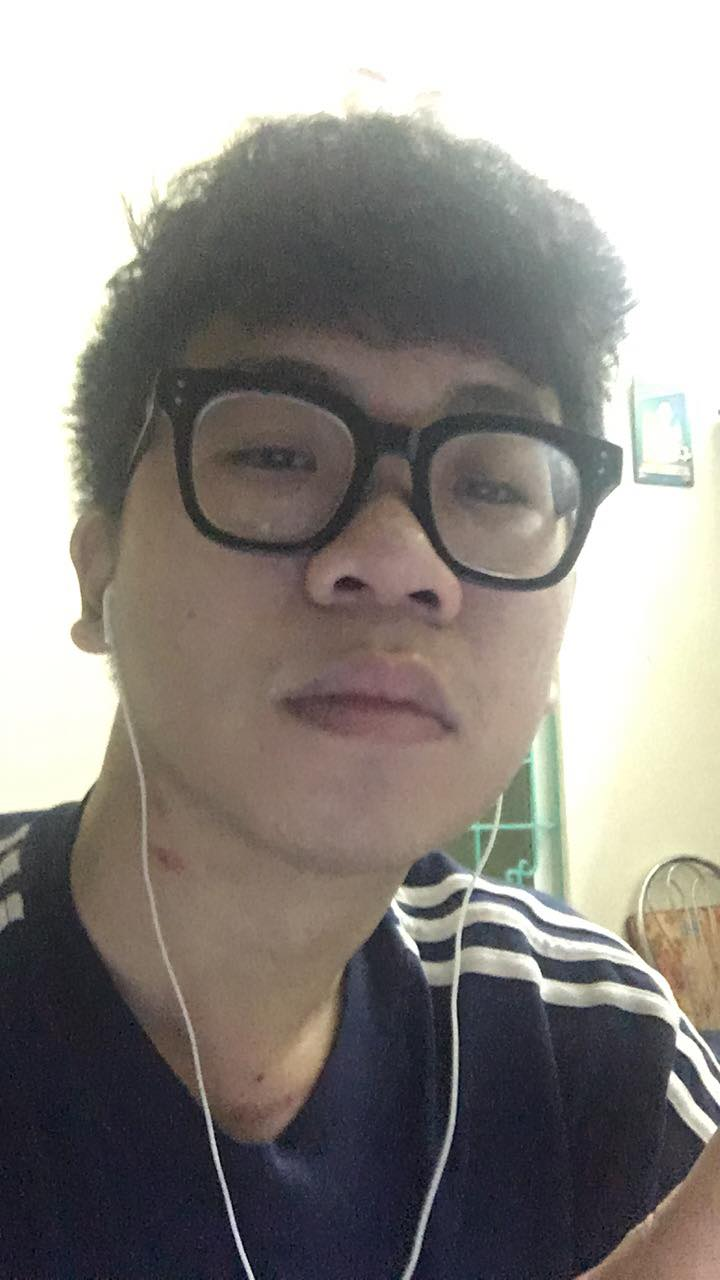
#> input picture 20201/image-processing/data/hieu.jpg, 720 x 1280 px
$ jupyter execute baitap_xla.ipynb
#> lines starting #> are read from the running program, lines starting #| are printed output that depends on the picture; after the words box and inside, x2 and y2 are one past the last pixel; in counts of white or black regions, pixels touching at a corner belong together
[cell 1]
import numpy as np
import matplotlib.pyplot as plt
import cv2 as cv2

[cell 2]
x1 = np.array([
    [62,79,23,119,120,105,4,0],
    [10,10,9,62,12,78,34,0],
    [10,58,197,46,46,0,0,48],
    [176,135,5,188,191,68,0,49],
    [2,1,1,29,26,37,0,77],
    [0,89,144,147,187,102,62,208],
    [255,252,0,166,123,62,0,31],
    [166,63,127,17,1,0,99,30],
]).astype(np.uint8)
x2 = np.array([
    [9,7,1,1,1,2,2,1],
    [8,9,9,7,1,1,1,1],
    [7,8,9,7,1,2,1,1],
    [8,9,9,9,9,1,1,2],
    [8,9,9,7,7,2,1,3],
    [9,9,9,9,8,2,2,1],
    [9,9,8,8,7,1,2,1],
    [8,9,8,6,5,1,1,3],

]).astype(np.uint8)

[cell 3]
plt.subplot(121)
plt.imshow(x1,cmap='gray')
plt.title('X1')

plt.subplot(122)
plt.imshow(x2,cmap='gray')
plt.title('X2')

plt.show()

[cell 4]
# Bài 1.1: Tính toán và hiển thị Historgram
hist1 = cv2.calcHist([x1], [0], None, [256], [0,255]) # hàm của OpenCV
hist2 = cv2.calcHist([x2], [0], None, [10], [0,9]) # hàm của OpenCV

plt.subplot(121)
plt.plot(hist1)
plt.title('X1 historgram')
plt.subplot(122)
plt.plot(hist2)
plt.title('X2 historgram')

plt.show()
#> figure, not shown here; panel 1: curve peaks at x = 0, y = 10; panel 2: curve peaks at x = 1, y = 19

[cell 5]
# Hàm tự viết
hist1 = np.zeros(256)
for line in x1:
    for point in line:
        hist1[point] = hist1[point] + 1

hist2 = np.zeros(10)
for line in x2:
    for point in line:
        hist2[point] = hist2[point] + 1

plt.subplot(121)
plt.plot(hist1)
plt.title('X1 historgram')
plt.subplot(122)
plt.plot(hist2)
plt.title('X2 historgram')

plt.show()
#> figure, not shown here; panel 1: curve peaks at x = 0, y = 10; panel 2: curve peaks at x = 1, y = 19

[cell 6]
# Bài 1.2: Thực hiện nhị phân hoá
# ret,thresh1 = cv2.threshold(x1,127,1,cv2.THRESH_BINARY) # hàm có sẵn của OpenCV

threshold1 = 127
bin1 = np.zeros(x1.shape)
w, h = x1.shape
for i in range(w):
    for j in range(h):
        bin1[i][j] = 0 if x1[i][j] > threshold1 else 1

threshold2 = 5
bin2 = np.zeros(x1.shape)
w, h = x2.shape
for i in range(w):
    for j in range(h):
        bin2[i][j] = 0 if x2[i][j] > threshold2 else 1

plt.subplot(221)
plt.imshow(bin1)

plt.subplot(222)
plt.imshow(bin2)

plt.show()

[cell 7]
# Bài 1.3: Thưc hiên loc co và loc giãn với ảnh đã nhi phân hoá
mask = cv2.getStructuringElement(cv2.MORPH_CROSS,(3,3))
bin2_filter_max = cv2.morphologyEx(bin2, cv2.MORPH_DILATE, mask); # lọc giãn
bin2_filter_min = cv2.morphologyEx(bin2, cv2.MORPH_ERODE, mask); # lọc co

plt.subplot(131)
plt.imshow(bin2_filter_max)
plt.title('Lọc giãn')

plt.subplot(132)
plt.imshow(bin2)
plt.title('Ban đầu')

plt.subplot(133)
plt.imshow(bin2_filter_min)
plt.title('Lọc co')

plt.show()

[cell 8]
# Bài tập 2: Cải thiện ảnh bằng hàm f1 và f2

# filter f1
def filter_f1(img, alpha=1, a=0):
#> called with img = array of shape (8, 8), alpha = 0.5, a = 128
    w, h = img.shape
    ret = np.zeros(img.shape,dtype=np.uint8)
    for i in range(w):
        for j in range(h):
            if 0 <= img[i][j] and  img[i][j] < a:
                ret[i][j] = 0
            else:
                ret[i][j] = img[i][j] * alpha
    return ret

# filter f2
def filter_f2(img,a,b,beta,L):
    w, h = img.shape
    ret = np.zeros(img.shape,dtype=np.uint8)
    for i in range(w):
        for j in range(h):
            if 0 <= img[i][j] and img[i][j] < a:
                ret[i][j] = 0
            elif a <= img[i][j] and img[i][j] < b:
                ret[i][j] = beta*(img[i][j] - a)
            elif b <= img[i][j] and img[i][j] < L:
                ret[i][j] = beta*(b - a)
    return ret

[cell 9]
# Thực hiện cải thiện bằng hàm f1
x1_f1 = filter_f1(x1,alpha=0.5,a=128)
x2_f1 = filter_f1(x2,alpha=3,a=5)

plt.subplot(132)
plt.imshow(x1_f1,cmap='gray')

plt.subplot(133)
plt.imshow(x2_f1,cmap='gray')

plt.show()

[cell 10]
# Thực hiện cải thiện bằng hàm f2
x1_f2 = filter_f2(x1,a=50,b=100,beta=3,L=255)
x2_f2 = filter_f2(x2,a=2,b=3,beta=3,L=10)

plt.subplot(121)
plt.imshow(x1_f2,cmap='gray')

filter
plt.imshow(x2_f2,cmap='gray')

plt.show()

[cell 11]
# Bài 3: Thực hiện phép lọc max trên hai ảnh (cũ)

# Mặt nạ hình chữ thập
mask = cv2.getStructuringElement(cv2.MORPH_CROSS,(3,3))

# phép lọc max (lọc giãn, lọc dilation)
x1_filter_max = cv2.morphologyEx(x1, cv2.MORPH_DILATE, mask);

plt.subplot(131),plt.imshow(x1),plt.title('Ảnh gốc x1')
plt.subplot(132),plt.imshow(mask),plt.title('Mặt nạ')
plt.subplot(133),plt.imshow(x1_filter_max),plt.title('Ảnh lọc max x1')

plt.show()

print('Trước khi lọc max: \n',x1)
print('Mặt nạ: \n',mask)
print('Sau khi lọc max: \n',x1_filter_max)

[cell 12]
# Mặt nạ
mask2 = np.array([[0,0,0],[1,1,1],[0,1,0]]).astype(np.uint8)

# phép lọc max (lọc giãn, lọc dilation)
x2_filter_max = cv2.morphologyEx(x2, cv2.MORPH_DILATE, mask2);

plt.subplot(131),plt.imshow(x2),plt.title('Ảnh gốc x2')
plt.subplot(132),plt.imshow(mask2),plt.title('Mặt nạ')
plt.subplot(133),plt.imshow(x2_filter_max),plt.title('Ảnh lọc max x2')

plt.show()

print('Trước khi lọc max: \n',x2)
print('Mặt nạ: \n',mask2)
print('Sau khi lọc max: \n',x2_filter_max)

[cell 13]
# Bài 4: Cho ma trận x2
x2 = np.array([
    [9,7,1,1,1,2,2,1],
    [8,9,9,7,1,1,1,1],
    [7,8,9,7,1,2,1,1],
    [8,9,9,9,9,1,1,2],
    [8,9,9,7,7,2,1,3],
    [9,9,9,9,8,2,2,1],
    [9,9,8,8,7,1,2,1],
    [8,9,8,6,5,1,1,3],

]).astype(np.uint8)

[cell 14]
# 1. Thực hiện tính và vẽ historgram, nhận xét về độ tương phản của ảnh
hist = cv2.calcHist([x2], [0], None, [10], [0,10])
plt.plot(hist)
plt.title('Biểu đồ histogram')
plt.show()
#> figure, not shown here; curve peaks at x = 1, y = 19

[cell 15]
# 2. Thực hiện thay đổi độ tương phản theo filter f2
x2_f2 = filter_f2(x2,a=2,b=3,beta=3,L=10)
plt.subplot(121)
plt.imshow(x2,cmap='gray')
plt.subplot(122)
plt.imshow(x2_f2,cmap='gray')
plt.show()

[cell 16]
# Bài 3.1: Bộ lọc thông thấp (bộ lọc trung bình)
# Kernel tích chập (bộ lọc trung bình)
kernel = np.ones((3,3),np.float32)/9

# Tích chập 2 ma trận
x1_conv = cv2.filter2D(x1,-1,kernel)

plt.subplot(121),plt.imshow(x1),plt.title('Ảnh gốc')
plt.subplot(122),plt.imshow(x1_conv),plt.title('Ảnh sau khi tích chập')
plt.show()

print('Trước khi tích chập: \n',x1)
print('Sau khi tích chập: \n',x1_conv)

[cell 17]
# Kernel tích chập (bộ lọc gaussian)
kernel_mean = np.ones((3,3),np.float32)/9
kernel_gauss = np.array([[1,2,1],[2,4,2],[1,2,2]])

# Tích chập 2 ma trận
x2_conv1 = cv2.filter2D(x2,-1,kernel_mean)
x2_conv2 = cv2.filter2D(x2,-1,kernel_gauss)

plt.subplot(131),plt.imshow(x2),plt.title('Ảnh gốc')
plt.subplot(132),plt.imshow(x2_conv1),plt.title('Ảnh lọc tb')
plt.subplot(133),plt.imshow(x2_conv2),plt.title('Ảnh lọc gauss')
plt.show()

[cell 18]
x1_median_blue = cv2.medianBlur(x1,3)

plt.subplot(121),plt.imshow(x1),plt.title('Original')
plt.xticks([]), plt.yticks([])

plt.subplot(122),plt.imshow(x1_median_blue),plt.title('Convolution')
plt.xticks([]), plt.yticks([])
plt.show()
print('before median filter: \n',x1)
print('after median filter: \n',x1_median_blue)

[cell 19]
#     cv::Mat kernel = cv::getStructuringElement(MORPH_CROSS, Size(5,5));
kernel = cv2.getStructuringElement(cv2.MORPH_CROSS,(3,3))

# phép lọc min ( lọc co, lọc erosion )
output = cv2.morphologyEx(x1, cv2.MORPH_ERODE, kernel);

plt.subplot(121),plt.imshow(x1),plt.title('Original')
plt.xticks([]), plt.yticks([])

plt.subplot(122),plt.imshow(output),plt.title('Convolution')
plt.xticks([]), plt.yticks([])
plt.show()
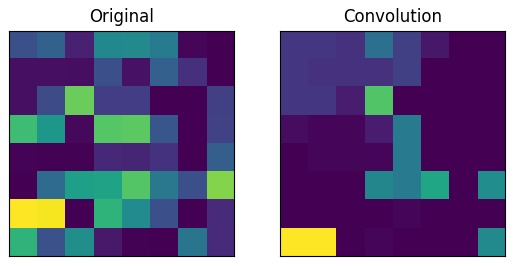
#> figure drawn by matplotlib, 2 panels
print('before median filter: \n',x1)
print('kernel: \n',kernel)
print('after median filter: \n',output)

[cell 20]
# kernel hình chữ thập
kernel = cv2.getStructuringElement(cv2.MORPH_CROSS,(3,3))

# phép lọc max (lọc giãn, lọc dilation)
output = cv2.morphologyEx(x1, cv2.MORPH_DILATE, kernel);

plt.subplot(121),plt.imshow(x1),plt.title('Original')
plt.xticks([]), plt.yticks([])

plt.subplot(122),plt.imshow(output),plt.title('Convolution')
plt.xticks([]), plt.yticks([])
plt.show()
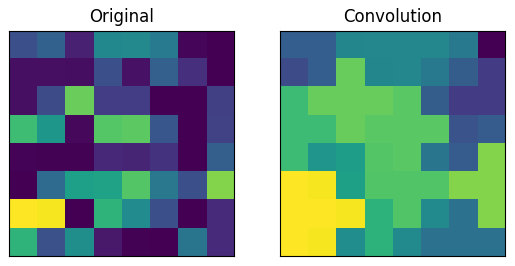
#> figure drawn by matplotlib, 2 panels
print('before median filter: \n',x1)
print('kernel: \n',kernel)
print('after median filter: \n',output)

[cell 21]
# kernel hình chữ thập
kernel = cv2.getStructuringElement(cv2.MORPH_CROSS,(3,3))

# phép lọc mở (open, lọc co -> dãn )
output = cv2.morphologyEx(x1, cv2.MORPH_OPEN, kernel);

ero = cv2.morphologyEx(x1, cv2.MORPH_ERODE, kernel);
dila = cv2.morphologyEx(ero, cv2.MORPH_DILATE, kernel);

plt.subplot(131),plt.imshow(x1),plt.title('Original')
plt.xticks([]), plt.yticks([])

plt.subplot(132),plt.imshow(output),plt.title('open')
plt.xticks([]), plt.yticks([])

plt.subplot(133),plt.imshow(dila),plt.title('process ero - dila')
plt.xticks([]), plt.yticks([])

plt.show()
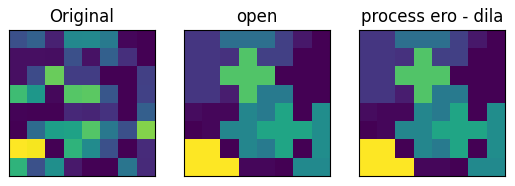
#> figure drawn by matplotlib, 3 panels

[cell 22]
# kernel hình chữ thập
kernel = cv2.getStructuringElement(cv2.MORPH_CROSS,(3,3))

# phép lọc đóng (close, lọc giãn -> co )
output = cv2.morphologyEx(x1, cv2.MORPH_CLOSE, kernel);

dila = cv2.morphologyEx(x1, cv2.MORPH_DILATE, kernel);
ero = cv2.morphologyEx(dila, cv2.MORPH_ERODE, kernel);

plt.subplot(131),plt.imshow(x1),plt.title('Original')
plt.xticks([]), plt.yticks([])

plt.subplot(132),plt.imshow(output),plt.title('close')
plt.xticks([]), plt.yticks([])

plt.subplot(133),plt.imshow(ero),plt.title('process dila - ero')
plt.xticks([]), plt.yticks([])

plt.show()
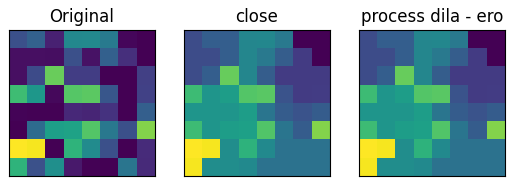
#> figure drawn by matplotlib, 3 panels

[cell 23]
# Bài 7.1
# Xoá một đối tượng khỏi ảnh
img_delete = cv2.imread("data/hieu.jpg")
#> img_delete is the input picture: shape (1280, 720, 3); mean B, G, R 136.1, 140.3, 144.8

x_offset = 50
y_offset = 50

width = 300
height = 300

img_delete[y_offset:y_offset+width, x_offset:x_offset+height] = 0
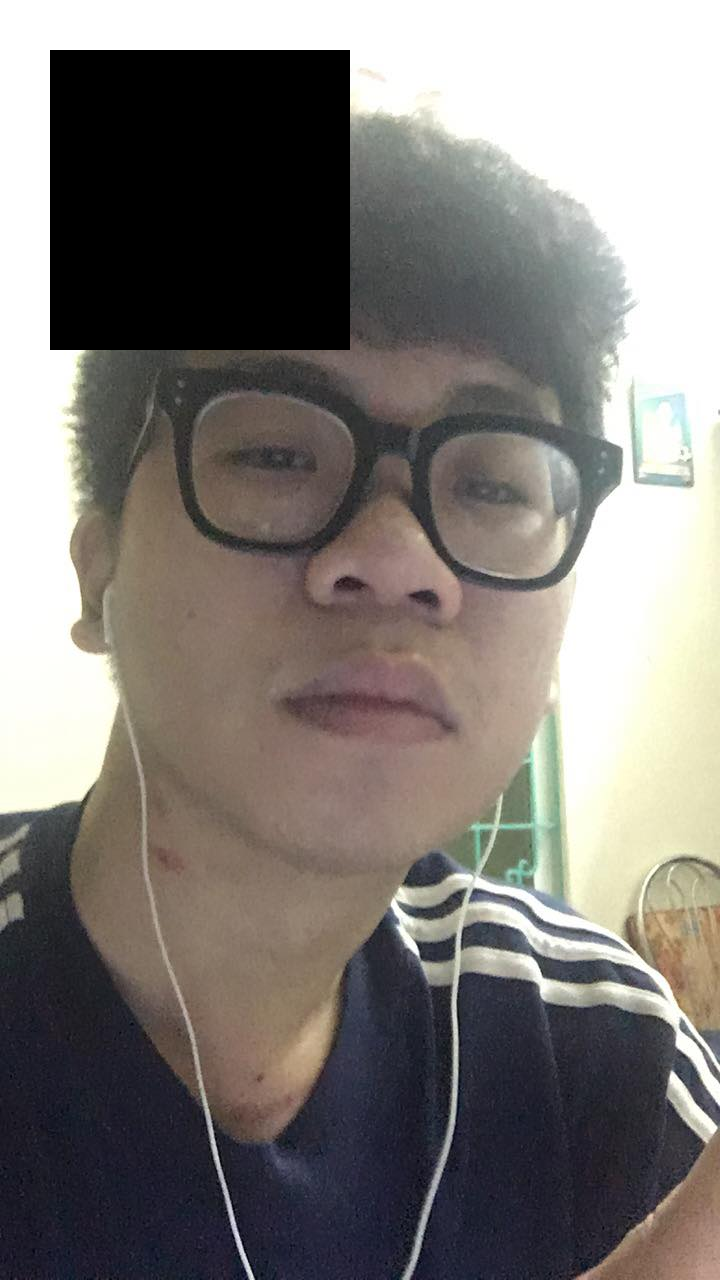
#> img_delete: shape (1280, 720, 3); 9.77% of pixels changed, all inside (x1, y1, x2, y2) = (50, 50, 350, 350)
plt.imshow(img_delete)
plt.show()

[cell 24]
# Bài 7.2
# Thêm 1 ảnh vào 1 ảnh
img_insert = cv2.imread("data/hieu.jpg")
img_small = cv2.imread("data/banh.jpg")
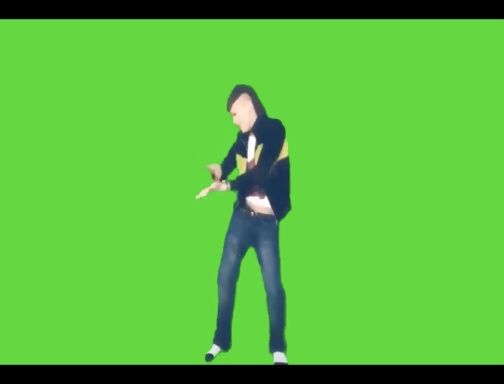
#> input picture 20201/image-processing/data/banh.jpg, 504 x 384 px
#> img_small is the input picture: shape (384, 504, 3); mean B, G, R 61.8, 186, 89.8

x_offset = 50
y_offset = 50

width, height, _ = img_small.shape
#> width = 384; height = 504

img_insert[y_offset:y_offset+width, x_offset:x_offset+height] = img_small
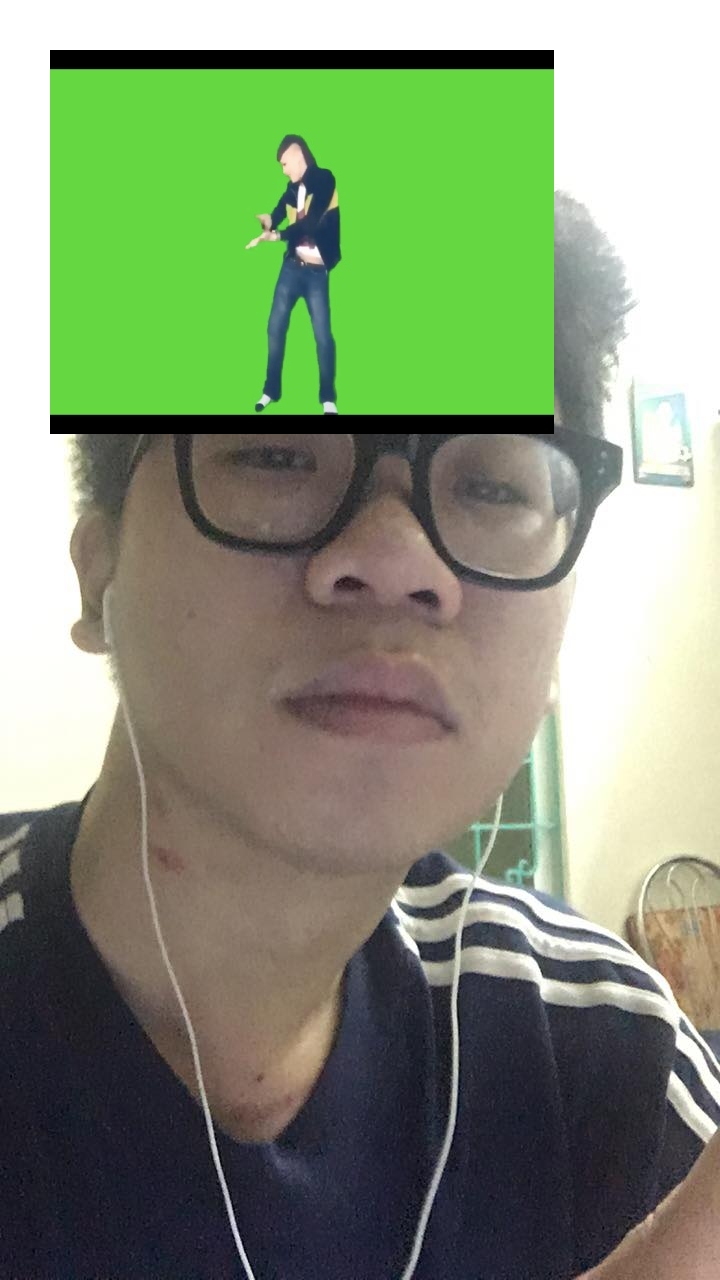
#> img_insert: shape (1280, 720, 3); mean B, G, R 118.1, 147.6, 131.9
plt.imshow(img_insert)
plt.show()

[cell 25]
# Bài 3.2 Thực hiện lọc max và nhận xét kết quả đa mức xám

# kernel hình chữ thập
kernel = cv2.getStructuringElement(cv2.MORPH_CROSS,(3,3))

# phép lọc max (lọc giãn, lọc dilation)
output_max = cv2.morphologyEx(x1, cv2.MORPH_DILATE, kernel);

hist_output_max = cv2.calcHist([output_max], [0], None, [256], [0,255]) # hàm của OpenCV

plt.subplot(131),plt.imshow(x1),plt.title('Original')

plt.subplot(132),plt.imshow(output_max),plt.title('Output')
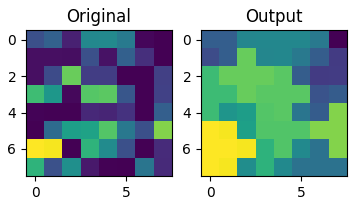
#> figure drawn by matplotlib, 2 panels

[cell 26]
hist_x1 = cv2.calcHist([x1], [0], None, [256], [0,255]) # hàm của OpenCV
plt.plot(hist_x1)
plt.title('Original histogram')
plt.show()
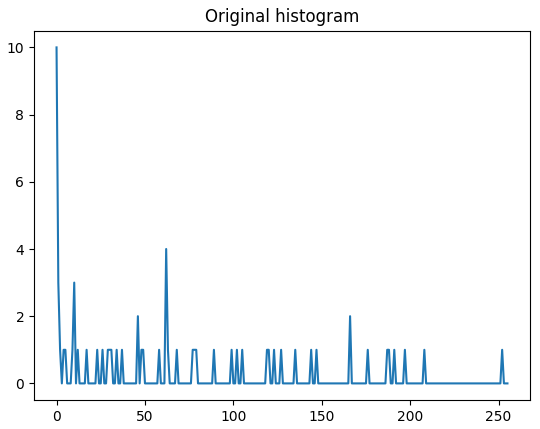
#> figure drawn by matplotlib, 1 panel; curve peaks at x = 0, y = 10

[cell 27]
plt.plot(hist_output_max)
plt.title('Output histogram')
plt.show()
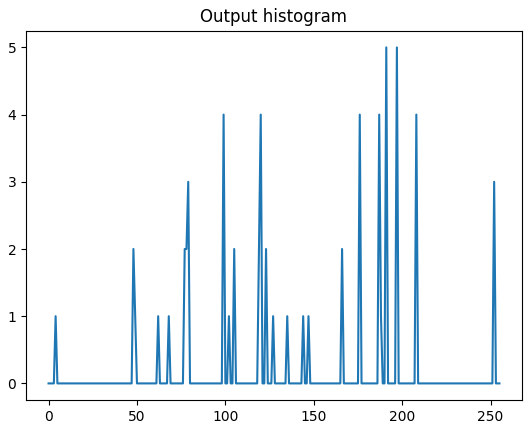
#> figure drawn by matplotlib, 1 panel; curve peaks at x = 191, y = 5
